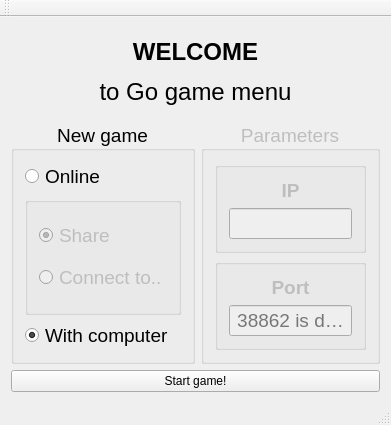
<?xml version="1.0" encoding="UTF-8"?>
<ui version="4.0">
 <class>MainWindow</class>
 <widget class="QMainWindow" name="MainWindow">
  <property name="geometry">
   <rect>
    <x>0</x>
    <y>0</y>
    <width>391</width>
    <height>425</height>
   </rect>
  </property>
  <property name="windowTitle">
   <string>MainWindow</string>
  </property>
  <widget class="QWidget" name="centralWidget">
   <layout class="QGridLayout" name="gridLayout">
    <item row="1" column="1">
     <widget class="QGroupBox" name="onlineParametersGroupBox">
      <property name="enabled">
       <bool>false</bool>
      </property>
      <property name="font">
       <font>
        <pointsize>14</pointsize>
       </font>
      </property>
      <property name="title">
       <string>Parameters</string>
      </property>
      <property name="alignment">
       <set>Qt::AlignCenter</set>
      </property>
      <layout class="QGridLayout" name="gridLayout_2">
       <item row="0" column="0">
        <widget class="QGroupBox" name="ipGroupBox">
         <property name="enabled">
          <bool>false</bool>
         </property>
         <property name="title">
          <string/>
         </property>
         <layout class="QVBoxLayout" name="verticalLayout_3">
          <item>
           <widget class="QLabel" name="ipLabel">
            <property name="text">
             <string>&lt;html&gt;&lt;head/&gt;&lt;body&gt;&lt;p&gt;&lt;span style=&quot; font-weight:600;&quot;&gt;IP&lt;/span&gt;&lt;/p&gt;&lt;/body&gt;&lt;/html&gt;</string>
            </property>
            <property name="textFormat">
             <enum>Qt::RichText</enum>
            </property>
            <property name="alignment">
             <set>Qt::AlignCenter</set>
            </property>
           </widget>
          </item>
          <item>
           <widget class="QLineEdit" name="ipLine">
            <property name="inputMethodHints">
             <set>Qt::ImhNone</set>
            </property>
           </widget>
          </item>
         </layout>
        </widget>
       </item>
       <item row="1" column="0">
        <widget class="QGroupBox" name="portGroupBox">
         <property name="enabled">
          <bool>false</bool>
         </property>
         <property name="title">
          <string/>
         </property>
         <layout class="QGridLayout" name="gridLayout_3">
          <item row="0" column="0" rowspan="2" colspan="2">
           <widget class="QLabel" name="portLabel">
            <property name="text">
             <string>&lt;html&gt;&lt;head/&gt;&lt;body&gt;&lt;p align=&quot;center&quot;&gt;&lt;span style=&quot; font-weight:600;&quot;&gt;Port&lt;/span&gt;&lt;/p&gt;&lt;/body&gt;&lt;/html&gt;</string>
            </property>
           </widget>
          </item>
          <item row="2" column="0" colspan="2">
           <widget class="QLineEdit" name="portLine">
            <property name="inputMethodHints">
             <set>Qt::ImhDigitsOnly</set>
            </property>
            <property name="inputMask">
             <string/>
            </property>
            <property name="maxLength">
             <number>6</number>
            </property>
            <property name="alignment">
             <set>Qt::AlignCenter</set>
            </property>
            <property name="dragEnabled">
             <bool>true</bool>
            </property>
            <property name="placeholderText">
             <string>38862 is default</string>
            </property>
            <property name="cursorMoveStyle">
             <enum>Qt::LogicalMoveStyle</enum>
            </property>
           </widget>
          </item>
         </layout>
        </widget>
       </item>
      </layout>
     </widget>
    </item>
    <item row="1" column="0">
     <widget class="QGroupBox" name="newGameParametersGroupBox">
      <property name="font">
       <font>
        <pointsize>14</pointsize>
       </font>
      </property>
      <property name="title">
       <string>New game</string>
      </property>
      <property name="alignment">
       <set>Qt::AlignCenter</set>
      </property>
      <layout class="QVBoxLayout" name="verticalLayout">
       <item>
        <widget class="QRadioButton" name="onlineGameRadioButton">
         <property name="text">
          <string>Online</string>
         </property>
         <property name="checkable">
          <bool>true</bool>
         </property>
         <property name="checked">
          <bool>false</bool>
         </property>
         <property name="autoRepeat">
          <bool>false</bool>
         </property>
        </widget>
       </item>
       <item>
        <widget class="QGroupBox" name="onlineGameGroupBox">
         <property name="enabled">
          <bool>false</bool>
         </property>
         <property name="title">
          <string/>
         </property>
         <layout class="QVBoxLayout" name="verticalLayout_2">
          <item>
           <widget class="QRadioButton" name="shareGameRadioButton">
            <property name="enabled">
             <bool>false</bool>
            </property>
            <property name="text">
             <string>Share</string>
            </property>
            <property name="checked">
             <bool>true</bool>
            </property>
           </widget>
          </item>
          <item>
           <widget class="QRadioButton" name="connectToGameRadioButton">
            <property name="text">
             <string>Connect to..</string>
            </property>
           </widget>
          </item>
         </layout>
        </widget>
       </item>
       <item>
        <widget class="QRadioButton" name="withComputerGameRadioButton">
         <property name="text">
          <string>With computer</string>
         </property>
         <property name="checkable">
          <bool>true</bool>
         </property>
         <property name="checked">
          <bool>true</bool>
         </property>
        </widget>
       </item>
      </layout>
     </widget>
    </item>
    <item row="2" column="0" colspan="2">
     <widget class="QPushButton" name="startGameButton">
      <property name="text">
       <string>Start game!</string>
      </property>
     </widget>
    </item>
    <item row="0" column="0" colspan="2">
     <widget class="QLabel" name="label">
      <property name="text">
       <string>&lt;html&gt;&lt;head/&gt;&lt;body&gt;&lt;p align=&quot;center&quot;&gt;&lt;span style=&quot; font-size:18pt; font-weight:600;&quot;&gt;WELCOME&lt;/span&gt;&lt;/p&gt;&lt;p align=&quot;center&quot;&gt;&lt;span style=&quot; font-size:18pt;&quot;&gt;to Go game menu&lt;/span&gt;&lt;/p&gt;&lt;/body&gt;&lt;/html&gt;</string>
      </property>
      <property name="textFormat">
       <enum>Qt::AutoText</enum>
      </property>
      <property name="alignment">
       <set>Qt::AlignCenter</set>
      </property>
     </widget>
    </item>
   </layout>
  </widget>
  <widget class="QToolBar" name="mainToolBar">
   <attribute name="toolBarArea">
    <enum>TopToolBarArea</enum>
   </attribute>
   <attribute name="toolBarBreak">
    <bool>false</bool>
   </attribute>
  </widget>
  <widget class="QStatusBar" name="statusBar"/>
 </widget>
 <layoutdefault spacing="6" margin="11"/>
 <resources/>
 <connections/>
</ui>
